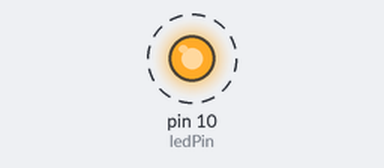
Simulated run of this sketch. Board: Arduino Uno, built with avr-gcc and run on an emulated ATmega328P. On the bench: output pins drawn as LEDs (lit = HIGH). Dashed ring = blinking.

Above: at 0.02 s.
Timing chart, 0 to 3.0 s (numbered marks = the images above):
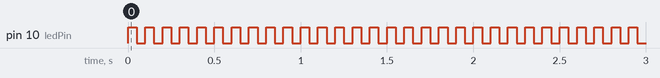

The sketch:

BareMinimum.ino
```cpp
// Project 1 - LED Flasher
int ledPin = 10;
void setup() {
 pinMode(ledPin, OUTPUT);
}
void loop() {
 digitalWrite(ledPin, HIGH);
 delay(50);
 digitalWrite(ledPin, LOW);
 delay(50);
}
```

Measured:
- by itself, pin 10 (ledPin): alternates HIGH for 0.05 s and LOW for 0.05 s
